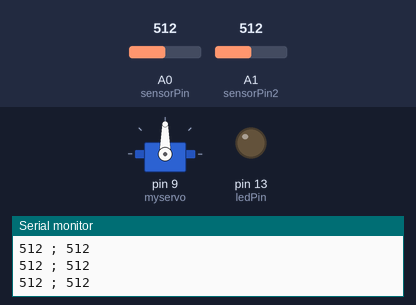
The sketch below on a simulated Arduino Uno, built with avr-gcc and run on an emulated ATmega328P. On the bench: servo, output pins drawn as LEDs (lit = HIGH), the last lines printed to the serial monitor. Inputs (shaded band) come from the test bench; at power-on: A0 (sensorPin) = 512, A1 (sensorPin2) = 512.

Above: at 1.2 s.
1.3 s: A0 (sensorPin) set to 490
At 2.1 s:
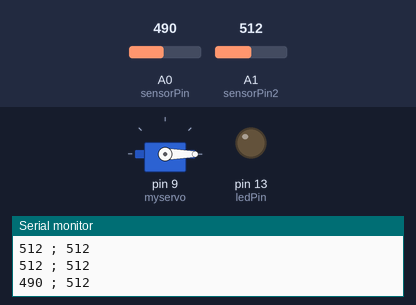
4.3 s: A0 (sensorPin) set to 510
At 6.0 s:
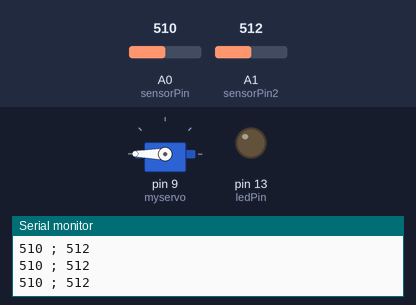
6.5 s: A1 (sensorPin2) set to 492
At 7.97 s:
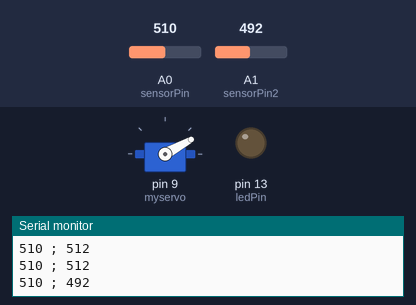
9.5 s: A1 (sensorPin2) set to 1023
Timing chart, 0 to 12.1 s (numbered marks = the images above; inputs shaded):
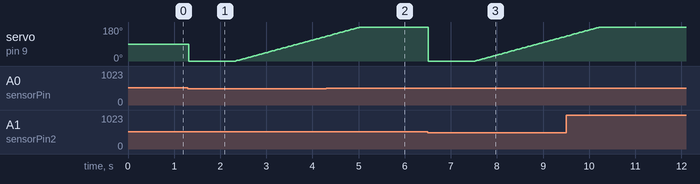

The sketch:

TeacherProject_DoorOpen.ino
```cpp
#include <Servo.h>

Servo myservo;  // create servo object to control a servo
// twelve servo objects can be created on most boards

int pos = 0;    // variable to store the servo position

int sensorPin = A0;    // select the input pin for the potentiometer
int sensorPin2 = A1;    // select the input pin for the potentiometer
int ledPin = 13;      // select the pin for the LED
int sensorValue = 0;  // variable to store the value coming from the sensor
int sensorValue2 = 0;  // variable to store the value coming from the sensor

void setup() {
  myservo.attach(9);  // attaches the servo on pin 9 to the servo object
  // declare the ledPin as an OUTPUT:
  pinMode(ledPin, OUTPUT);
  Serial.begin(9600);
}

void loop() {
  // read the value from the sensor:
  sensorValue = analogRead(sensorPin);
  sensorValue2 = analogRead(sensorPin2);
  Serial.print(sensorValue);
  Serial.print(" ; ");
  Serial.println(sensorValue2);

  if (sensorValue <500 or sensorValue2 <500 ){
    myservo.write(0);
    delay(1000);
      for (pos = 0; pos <= 180; pos += 1) { // goes from 0 degrees to 180 degrees
    // in steps of 1 degree
    myservo.write(pos);              // tell servo to go to position in variable 'pos'
    delay(15);                       // waits 15ms for the servo to reach the position
  }

  }
}
```

Measured:
- the behaviour switches between 500 and 499 on A0 (sensorPin) (found by bisection; images 0 and 1)
- the behaviour switches between 500 and 499 on A1 (sensorPin2) (found by bisection; images 2 and 3)
